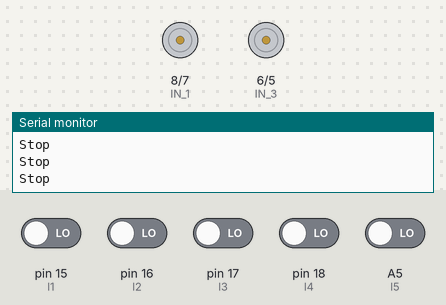
Recording of a sketch running on a simulated Arduino Uno, built with avr-gcc and run on an emulated ATmega328P. Shown: motor-driver pin pairs drawn as motors (green arrow = first pin HIGH = forward, orange = second pin HIGH = backward, longer = more drive, scaled by the enable pin), the last lines printed to the serial monitor. Inputs (shaded band) come from the test bench; at power-on: A5 (l5), pin 15 (l1), pin 16 (l2), pin 17 (l3), pin 18 (l4) LOW.

Above: at 1.8 s.
1.9 s: pin 15 (l1) driven HIGH
At 3.1 s:
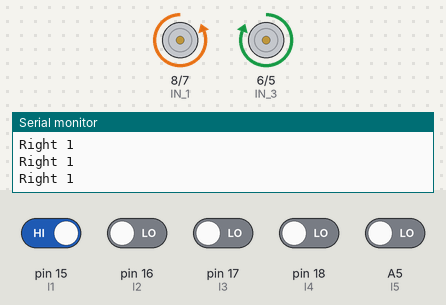
3.5 s: pin 15 (l1) driven LOW
At 4.7 s:
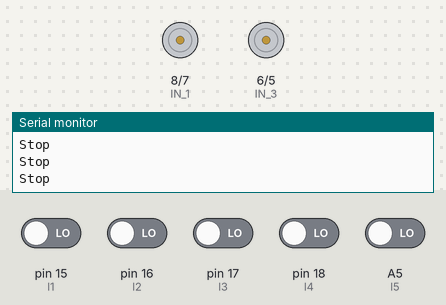
5.0 s: pin 16 (l2) driven HIGH
At 5.8 s:
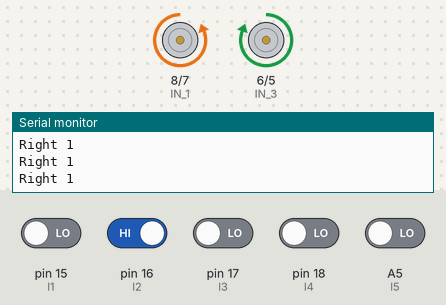
8.0 s: A5 (l5) driven HIGH
9.9 s: pin 15 (l1) driven HIGH
At 10.8 s:
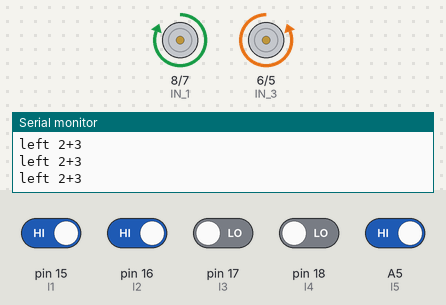
11.4 s: pin 18 (l4) driven HIGH
At 11.8 s:
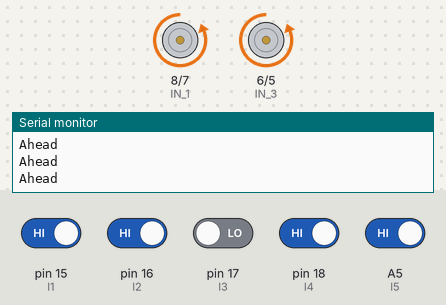
Timing chart, 0 to 13.9 s (numbered marks = the images above; inputs shaded):
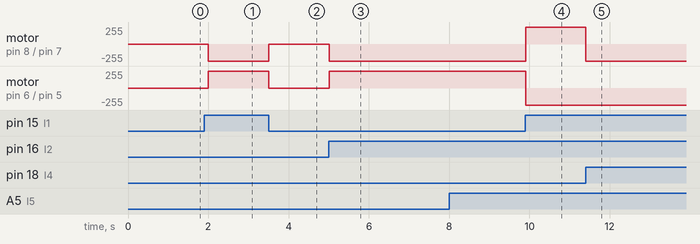

The sketch:

Car_Line_5IR.ino
```cpp
#include "func.h"
//[390 50 30 10], [390 50 30 10]
int sp = 430;
byte s1 = 50, s2 = 30, s3 = 10;
void setup() {
  pinMode(ENA, OUTPUT);
  pinMode(ENB, OUTPUT);
  pinMode(IN_1, OUTPUT);
  pinMode(IN_2, OUTPUT);
  pinMode(IN_3, OUTPUT);
  pinMode(IN_4, OUTPUT);
  pinMode(l1, INPUT);
  pinMode(l2, INPUT);
  pinMode(l3, INPUT);
  pinMode(l4, INPUT);
  pinMode(l5, INPUT);
  pinMode(vr, INPUT);
  Serial.begin(9600);
  Serial.println("Begin:....");
}
void loop() {
  //  Serial.println(IFsensor_return());
//      turnRight(sp);

//  goAhead(sp);
      switch (IFsensor_return()) {
        case 0:
          Serial.println("000");
          //      goBack(sp);
          break;
        case 1:
          Serial.println("Right 1");
          turnLeft(sp + s1);
          break;
        case 2:
          Serial.println("Right 1+2");
          turnLeft(sp + s2);
          break;
        case 3:
          Serial.println("Right 2");
          turnLeft(sp + s3);
          break;
        case 4:
          Serial.println("Right 2+3");
          turnLeft(sp);
          break;
        case 5:
          Serial.println("Ahead");
          goAhead(sp);
          break;
        case 6:
          Serial.println("left 2+3");
          turnRight(sp);
          break;
        case 7:
          Serial.println("Left 2");
          turnRight(sp + s3);
          break;
        case 8:
          Serial.println("Left 1+2");
          turnRight(sp + s2);
          break;
        case 9:
          Serial.println("Left 1");
          turnRight(sp + s1);
          break;
        case 10:
          Serial.println("Stop");
          stopCar();
          delay(500);
          break;
        case 11:
          Serial.println("Right 1+2+3");
          turnLeft(sp + s1);
          delay(50);
          break;
      }
}
```

func.h
```cpp
#define ENA   10
#define ENB   9
#define IN_1  8
#define IN_2  7
#define IN_3  6
#define IN_4  5
#define l1 15
#define l2 16
#define l3 17
#define l4 18
#define l5 19
#define vr A5
byte speedDiv = 3;
void goAhead(int sp) {
  digitalWrite(IN_1, LOW);
  digitalWrite(IN_2, HIGH);
  analogWrite(ENA, sp);
  digitalWrite(IN_3, LOW);
  digitalWrite(IN_4, HIGH);
  analogWrite(ENB, sp);
}
void goBack(int sp) {
  digitalWrite(IN_1, HIGH);
  digitalWrite(IN_2, LOW);
  analogWrite(ENA, sp);
  digitalWrite(IN_3, HIGH);
  digitalWrite(IN_4, LOW);
  analogWrite(ENB, sp);
}
void turnRight(int sp) {
  digitalWrite(IN_1, HIGH);
  digitalWrite(IN_2, LOW);
  analogWrite(ENA, sp);
  digitalWrite(IN_3, LOW);
  digitalWrite(IN_4, HIGH);
  analogWrite(ENB, sp);
  //  delay(5);
}
void turnLeft(int sp) {
  digitalWrite(IN_1, LOW);
  digitalWrite(IN_2, HIGH);
  analogWrite(ENA, sp);
  digitalWrite(IN_3, HIGH);
  digitalWrite(IN_4, LOW);
  analogWrite(ENB, sp);
  //  delay(5);
}
//void goAheadLeft(int sp) {
//  digitalWrite(IN_1, LOW);
//  digitalWrite(IN_2, HIGH);
//  analogWrite(ENA, sp / speedDiv);
//  digitalWrite(IN_3, LOW);
//  digitalWrite(IN_4, HIGH);
//  analogWrite(ENB, sp);
//}
//void goAheadRight(int sp) {
//  digitalWrite(IN_1, LOW);
//  digitalWrite(IN_2, HIGH);
//  analogWrite(ENA, sp);
//  digitalWrite(IN_3, LOW);
//  digitalWrite(IN_4, HIGH);
//  analogWrite(ENB, sp / speedDiv);
//}
void stopCar() {
  digitalWrite(IN_1, LOW);
  digitalWrite(IN_2, LOW);
  analogWrite(ENA, 0);
  digitalWrite(IN_3, LOW);
  digitalWrite(IN_4, LOW);
  analogWrite(ENB, 0);
}
boolean IFsensor(byte pinSS) {
  return !digitalRead(pinSS);
}
byte IFsensor_return() { //0-255 unit8_t ~ byte
  boolean ifs1 = IFsensor(l1);
  boolean ifs2 = IFsensor(l2);
  boolean ifs3 = IFsensor(l3);
  boolean ifs4 = IFsensor(l4);
  boolean ifs5 = IFsensor(l5);
  //  Serial.print(ifs1); Serial.print("\t");
  //  Serial.print(ifs2); Serial.print("\t");
  //  Serial.print(ifs3); Serial.print("\t");
  //  Serial.print(ifs4); Serial.print("\t");
  //  Serial.println(ifs5);  //  Serial.print("\t");
  if (ifs1 == 0 && ifs2 == 0 && ifs3 == 0 && ifs4 == 0 && ifs5 == 0)  return 0;
  else if (ifs1 == 1 && ifs2 == 0 && ifs3 == 0 && ifs4 == 0 && ifs5 == 0)  return 1;
  else if (ifs1 == 1 && ifs2 == 1 && ifs3 == 0 && ifs4 == 0 && ifs5 == 0)  return 2;
  else if (ifs1 == 0 && ifs2 == 1 && ifs3 == 0 && ifs4 == 0 && ifs5 == 0)  return 3;
  else if (ifs1 == 0 && ifs2 == 1 && ifs3 == 1 && ifs4 == 0 && ifs5 == 0)  return 4;
  else if (ifs1 == 0 && ifs2 == 0 && ifs3 == 1 && ifs4 == 0 && ifs5 == 0)  return 5;
  else if (ifs1 == 0 && ifs2 == 0 && ifs3 == 1 && ifs4 == 1 && ifs5 == 0)  return 6;
  else if (ifs1 == 0 && ifs2 == 0 && ifs3 == 0 && ifs4 == 1 && ifs5 == 0)  return 7;
  else if (ifs1 == 0 && ifs2 == 0 && ifs3 == 0 && ifs4 == 1 && ifs5 == 1)  return 8;
  else if (ifs1 == 0 && ifs2 == 0 && ifs3 == 0 && ifs4 == 0 && ifs5 == 1)  return 9;
  else if (ifs1 == 1 && ifs2 == 1 && ifs3 == 1 && ifs4 == 1 && ifs5 == 1) return 10;
  else if (ifs1 == 1 && ifs2 == 1 && ifs3 == 1 && ifs4 == 0 && ifs5 == 0) return 11;
  else if (ifs1 == 0 && ifs2 == 0 && ifs3 == 1 && ifs4 == 1 && ifs5 == 1) return 12;
  else if (ifs1 == 0 && ifs2 == 1 && ifs3 == 1 && ifs4 == 1 && ifs5 == 0) return 13;
}
```

Measured:
- after the input at 1.9 s, motor on pin 8 (IN_1) / pin 7 (IN_2): stopped → backward 255/255 after 0.10 s; motor on pin 6 (IN_3) / pin 5 (IN_4): stopped → forward 255/255 after 0.10 s
- after the input at 3.5 s, motor on pin 8 (IN_1) / pin 7 (IN_2): backward 255/255 → stopped at once; motor on pin 6 (IN_3) / pin 5 (IN_4): forward 255/255 → stopped at once
- after the input at 5.0 s, motor on pin 8 (IN_1) / pin 7 (IN_2): stopped → backward 255/255 at once; motor on pin 6 (IN_3) / pin 5 (IN_4): stopped → forward 255/255 at once
- after the input at 9.9 s, motor on pin 8 (IN_1) / pin 7 (IN_2): backward 255/255 → forward 255/255 at once; motor on pin 6 (IN_3) / pin 5 (IN_4): forward 255/255 → backward 255/255 at once
- after the input at 11.4 s, motor on pin 8 (IN_1) / pin 7 (IN_2): forward 255/255 → backward 255/255 at once
